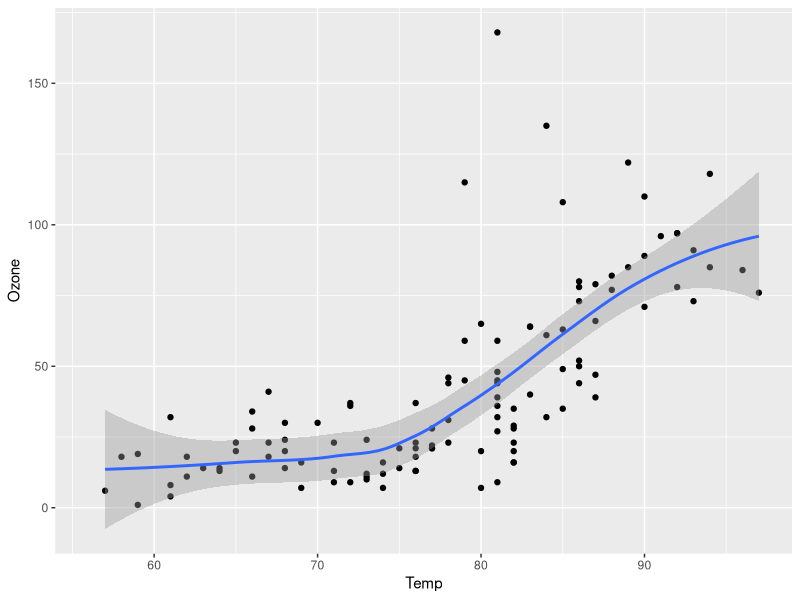
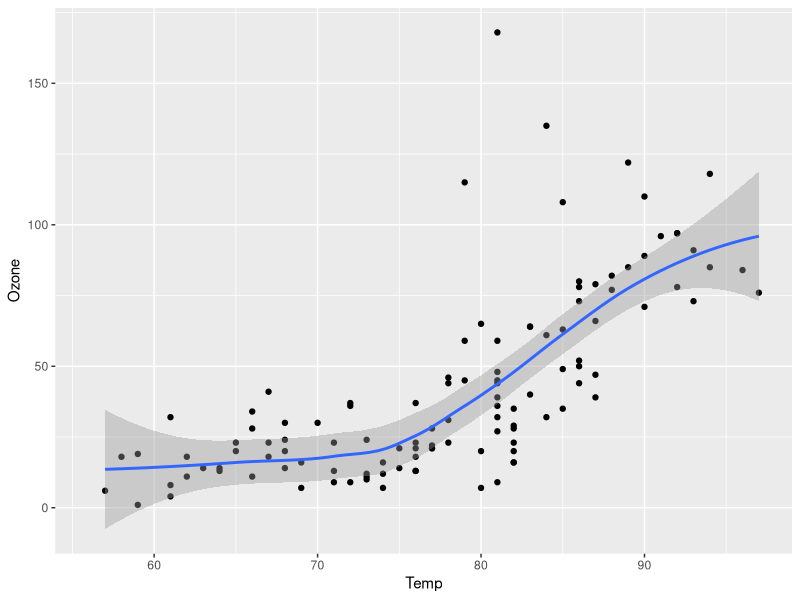
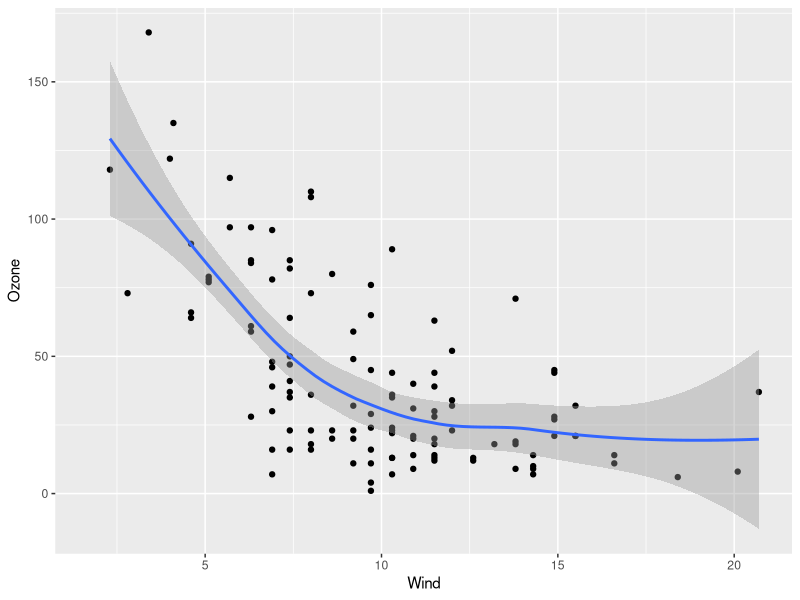

Source code (R) for these figures, in order:
## ---- chunk 1
1 + 1
## ---- chunk 2
#| output-location: column
#| label: fig-airquality
#| fig-cap: Temperature and ozone level.
#| warning: false
#| message: false

library(ggplot2)

ggplot(airquality, aes(Temp, Ozone)) + 
  geom_point() + 
  geom_smooth(method = "loess"
)
## ---- chunk 3
#| message: false
#| warning: false
#| echo: fenced

mtcars |>
  dplyr::filter(mpg > 20)

## ---- chunk 4
#| fig-cap: Temperature and ozone level.
#| warning: false
#| message: false
ggplot(airquality, aes(Temp, Ozone)) + 
  geom_point() + 
  geom_smooth(method = "loess"
)
## ---- chunk 5
#| fig-cap: Wind and ozone level.
#| warning: false
#| message: false
ggplot(airquality, aes(Wind, Ozone)) + 
  geom_point() + 
  geom_smooth(method = "loess"
)
